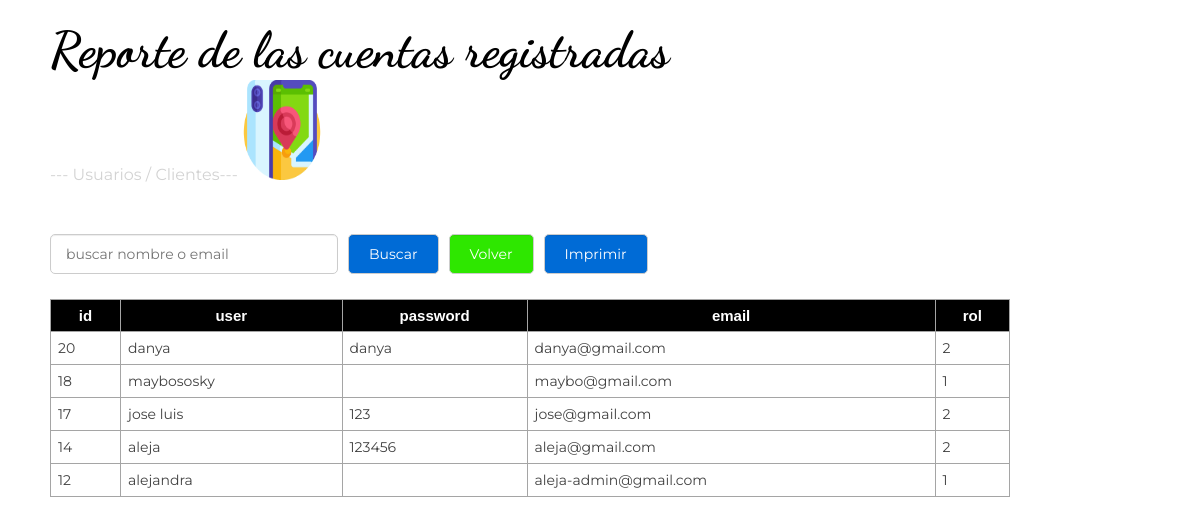
Page /crudusuario/reportes.php on the committed database.
### tables this page shows
CREATE TABLE `sesion` (
  `id` int(11) NOT NULL,
  `user` varchar(250) NOT NULL,
  `password` varchar(250) NOT NULL,
  `email` varchar(250) NOT NULL,
  `pasadmin` varchar(250) NOT NULL,
  `rol` int(3) NOT NULL
);

### crudusuario/reportes.php (the view, shortened to what this page needs)
<?php
	include_once 'conexion.php';
	$sentencia_select=$con->prepare('SELECT *FROM sesion ORDER BY Id DESC');
	$sentencia_select->execute();
	$resultado=$sentencia_select->fetchAll();
?>
<!DOCTYPE html>
<html lang="es">
	<head>
		<link rel="stylesheet" href="../crudusuario/csss/estilo_usuario.css">
	</head>
	<body>
        <div class="contenedor">
            <h2 class="title-uno">Reporte de las cuentas registradas</h2>
            <span>--- Usuarios / Clientes---</span>
            <img src="../img/iconos/mapa.png" alt="logotipo" class="logo-reportes">
            <div class="barra__buscador">
                        <form action="" class="formulario" method="post">
                            <input type="text" name="buscar" placeholder="buscar nombre o email"
                            value="<?php if(isset($buscar_text)) echo $buscar_text; ?>" class="input__text">
                            <input type="submit" class="btn" name="btn_buscar" value="Buscar">
                            <a href="../crudusuario/index.php" class="btn btn__nuevo">Volver</a>
                            <input type="button" value="Imprimir" onclick="window.print()" class="btn btn-secondary">
                        </form>
            </div>
            <table>
                <tr class="head">
                    <td>id</td>
                    <td>user</td>
                    <td>password</td>
                    <td>email</td>
                    <td>rol</td>
                </tr>
                <?php foreach($resultado as $fila):?>
                <tr>
                    <td><?php echo $fila['id'];?></td>
                    <td><?php echo $fila['user'];?></td>
                    <td><?php echo $fila['password']; ?></td>
                    <td><?php echo $fila['email']; ?></td>
                    <td><?php echo $fila['rol']; ?></td>
                </tr>
                <?php endforeach ?>
            </table>
        </div>
    </body>
</html>

### crudusuario/csss/estilo_usuario.css (style rules this page uses)
* { margin: 0; box-sizing: border-box; font-family: 'Montserrat', sans-serif; }
:root { --sidebar-width: 280px; }
img { width: 90%; height: 210px; }
span { color: rgb(211, 211, 211); }
.contenedor { width: 80%; margin-left: 50px; max-width: 1000px; overflow: hidden; }
h2 { margin-top: 20px; font-size: 50px; color: black; font-family: 'Dancing Script', cursive; }
a { text-decoration: none; }
.barra__buscador { width: 100%; margin-top: 50px; margin-bottom: 10px; }
.formulario { display: flex; width: 100%; overflow: hidden; }
form .input__text { width: 100%; border: 1px solid #ccc; border-radius: 5px; box-shadow: 0 1px 1px rgba(0, 0, 0, 0.075) inset; color: #848688; display: block; font-size: 14px; margin-bottom: 15px; padding: 10px 15px; max-width: 30%; margin-right: 10px; outline: medium none; }
form .btn { border: 1px solid #ccc; border-radius: 5px; box-shadow: 0 1px 1px rgba(0, 0, 0, 0.075) inset; color: #fff; display: block; font-size: 14px; background: rgb(0, 107, 214); margin-bottom: 15px; padding: 10px 20px; margin-right: 10px; outline: medium none; cursor: pointer; }
.btn__nuevo { float: right; background: #2ee700!important; }
table { width: 100%; border-collapse: collapse; }
table .head { background: rgb(0, 0, 0); }
table .head td { color: #fff; font-family: 'Arial',sans-serif; font-weight: bold; font-size: 15px; text-align: center; }
table tr td { border:1px solid rgb(165, 165, 165); padding: 7px; font-size: 14px; color: rgb(65, 65, 65); }
.logo-reportes { width: 80px; height: 100px; }

### rows in the picture
sesion: id "20", user "danya", password "danya", email "danya@gmail.com", rol "2"
sesion: id "18", user "maybososky", email "maybo@gmail.com", rol "1"
sesion: id "17", user "jose luis", password "123", email "jose@gmail.com", rol "2"
sesion: id "14", user "aleja", password "123456", email "aleja@gmail.com", rol "2"
sesion: id "12", user "alejandra", email "aleja-admin@gmail.com", rol "1"
